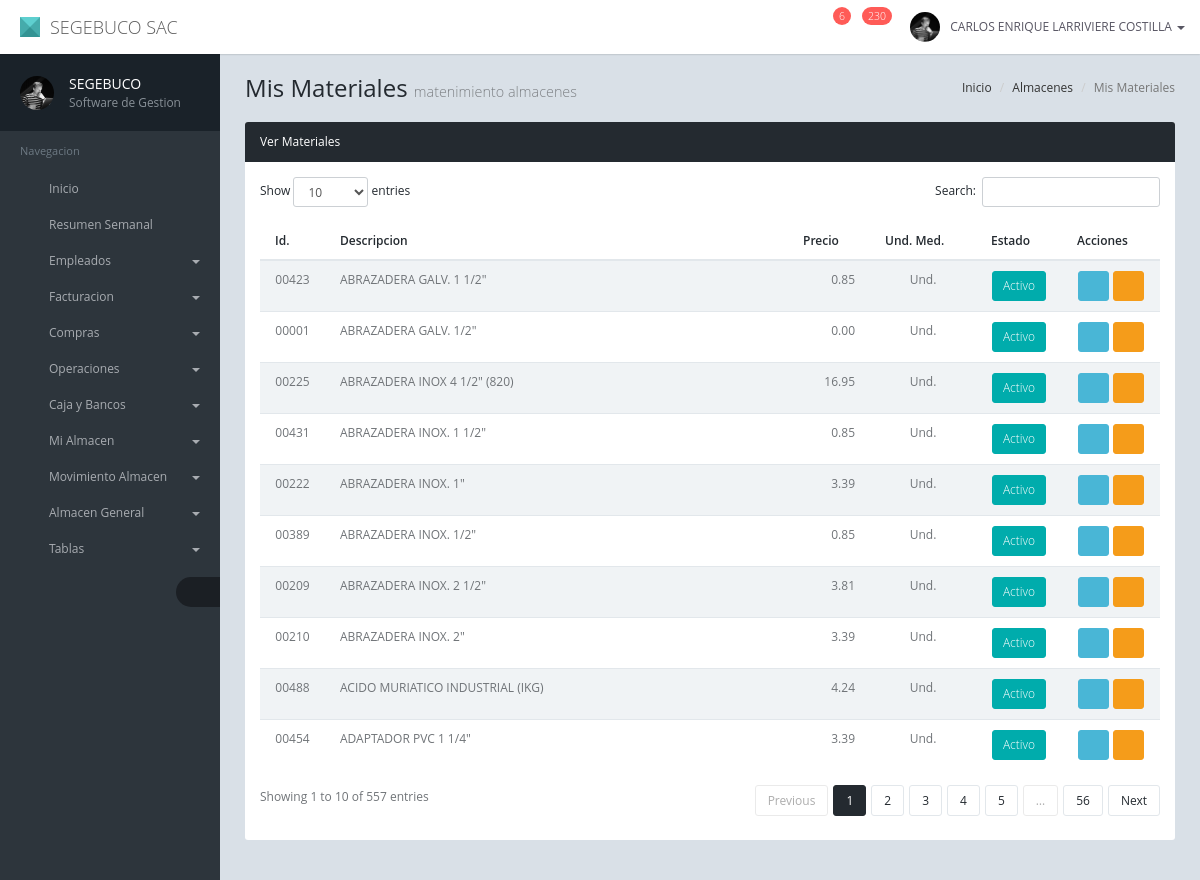
/intranet/old/ver_materiales.php (signed in), run on the app's committed database.
### tables this page shows
CREATE TABLE `colaborador` (
  `id` int(4) NOT NULL,
  `dni` char(8) NOT NULL,
  `nombres` varchar(45) NOT NULL,
  `ape_pat` varchar(45) NOT NULL,
  `ape_mat` varchar(45) NOT NULL,
  `direccion` varchar(150) NOT NULL,
  `email` varchar(150) NOT NULL,
  `fecha_nacimiento` date NOT NULL,
  `telefono1` char(10) NOT NULL,
  `telefono2` char(10) NOT NULL,
  `grado_estudios` int(2) NOT NULL,
  `profesion` varchar(150) NOT NULL,
  `cargo` int(4) NOT NULL,
  `categoria` int(1) NOT NULL,
  `jornal_dia` float(5,2) NOT NULL,
  `estado_civil` int(1) NOT NULL,
  `imagen` varchar(15) NOT NULL,
  `curriculum` varchar(20) NOT NULL,
  `archivo_dni` varchar(20) NOT NULL,
  `estado` char(1) NOT NULL
);

CREATE TABLE `material` (
  `idMaterial` int(11) NOT NULL,
  `descripcion` varchar(245) DEFAULT NULL,
  `precio_compra` double(11,5) DEFAULT NULL,
  `estado` char(1) DEFAULT NULL,
  `und_medida` int(2) NOT NULL,
  `id_clasificacion` int(2) NOT NULL,
  `imagen` char(25) DEFAULT NULL
);

### intranet/old/class/cl_empleado.php (called while the page is built, shortened)
<?php
include 'cl_conectar.php';
class cl_empleado {
    private $codigo;
    private $nombres;
    private $paterno;
    private $materno;
    function getNombres() {
        return $this->nombres;
    }
    function getPaterno() {
        return $this->paterno;
    }
    function getMaterno() {
        return $this->materno;
    }
    function setCodigo($codigo) {
        $this->codigo = $codigo;
    }
    function obtener_datos() {
        $existe = false;
        global $conn;
        $consulta = "select * from colaborador where id = '" . $this->codigo . "'";
        $respuesta = $conn->query($consulta);
        if ($respuesta->num_rows > 0) {
            while ($fila = $respuesta->fetch_assoc()) {
                $existe = true;
                $this->nombres = $fila['nombres'];
                $this->paterno = $fila['ape_pat'];
                $this->materno = $fila['ape_mat'];
                $this->materno = $fila['ape_mat'];
            }
        }
        return $existe;
    }
}

### intranet/old/class/cl_materiales.php (called while the page is built, shortened)
<?php
include ('cl_conectar.php');
class cl_materiales {
    function ver_materiales() {
        global $conn;
        $query = "select idmaterial, descripcion, precio_compra, estado, imagen, und_medida "
                . "from material";
        $resultado = $conn->query($query);
        $fila = $resultado->fetch_all(MYSQLI_ASSOC);
        return $fila;
    }
}

### intranet/old/class/cl_varios.php (called while the page is built, shortened)
<?php
class cl_varios {
    function zerofill($valor, $longitud) {
        $res = str_pad($valor, $longitud, '0', STR_PAD_LEFT);
        return $res;
    }
}

### intranet/old/ver_materiales.php (the view, shortened to what this page needs)
<?php
require 'class/cl_materiales.php';
require 'class/cl_varios.php';
$cl_material = new cl_materiales();
$cl_varios = new cl_varios();
?>
<!DOCTYPE html>
<html lang="es">
    <head>
        <link href="assets/plugins/jquery-ui/themes/base/minified/jquery-ui.min.css" rel="stylesheet" />
        <link href="assets/plugins/bootstrap/css/bootstrap.min.css" rel="stylesheet" />
        <link href="assets/plugins/font-awesome/css/font-awesome.min.css" rel="stylesheet" />
        <link href="assets/css/animate.min.css" rel="stylesheet" />
        <link href="assets/css/style.min.css" rel="stylesheet" />
        <link href="assets/css/style-responsive.min.css" rel="stylesheet" />
        <link href="assets/css/theme/default.css" rel="stylesheet" id="theme" />
        <link href="assets/plugins/DataTables/media/css/dataTables.bootstrap.min.css" rel="stylesheet" />
        <link href="assets/plugins/DataTables/extensions/Responsive/css/responsive.bootstrap.min.css" rel="stylesheet" />
    </head>
    <body>
        <div id="page-container" class="page-container fade page-sidebar-fixed page-header-fixed">
            <?php include 'includes/header.php'; ?>
            <?php include 'includes/sidebar.php'; ?>
            <div id="content" class="content">
                <ol class="breadcrumb pull-right">
                    <li><a href="javascript:;">Inicio</a></li>
                    <li><a href="javascript:;">Almacenes</a></li>
                    <li class="active">Mis Materiales</li>
                </ol>
                <h1 class="page-header">Mis Materiales <small>matenimiento almacenes</small></h1>
                <div class="row">
                    <div class="col-md-12">
                        <div class="panel panel-inverse">
                            <div class="panel-heading">
                                <h4 class="panel-title">Ver Materiales </h4>
                            </div>
                            <div class="panel-body">
                                <table id="tabla_empleados" class="table table-striped">
                                    <thead>
                                        <tr>
                                            <th>Id.</th>
                                            <th>Descripcion</th>
                                            <th>Precio</th>
                                            <th>Und. Med.</th>
                                            <th>Estado</th>
                                            <th>Acciones</th>
                                        </tr>
                                    </thead>
                                    <tbody>
                                        <?php
                                        $a_materiales = $cl_material->ver_materiales();
                                        foreach ($a_materiales as $value) {
                                            ?>
                                            <tr class="odd gradeX">
                                                <td class="text-center"><?php echo $cl_varios->zerofill($value['idmaterial'], 5);?></td>
                                                <td><?php echo $value['descripcion']?></td>
                                                <td class="text-right"><?php echo number_format($value['precio_compra'], 2, '.', ',')?></td>
                                                <td class="text-center">Und.</td>
                                                <td class="text-center"><span class="btn btn-success btn-sm">Activo</span></td>
                                                <td class="text-center">
                                                    <a target="_blank" href="mod_materiales.php?codigo=<?php echo $value['idmaterial']?>" class="btn btn-info btn-sm"><i class="fa fa-edit"></i></a>
                                                    <a href="del_materiales.php?codigo=<?php echo $value['idmaterial']?>" class="btn btn-warning btn-sm"><i class="fa fa-trash"></i></a>
                                                </td>
                                            </tr>
                                            <?php
                                        }
                                        ?>
                                    </tbody>
                                </table>
                            </div>
                        </div>
                    </div>
                </div>
            </div>
        </div>
    </body>
</html>

### intranet/old/includes/header.php (shortened to what this page needs)
<?php
require_once 'class/cl_almacen.php';
require_once 'class/cl_empleado.php';
$cl_uempleado = new cl_empleado();
$cl_uempleado->setCodigo($_SESSION["empleado"]);
$cl_uempleado->obtener_datos();
$a_cumpleanos = $_SESSION['cumpleanos'];
$a_notificacion = $_SESSION['notificaciones'];
?>
<div id="header" class="header navbar navbar-default navbar-fixed-top">
    <div class="container-fluid">
        <div class="navbar-header">
            <a href="index.php" class="navbar-brand"><span class="navbar-logo"></span> SEGEBUCO SAC</a>
        </div>
        <ul class="nav navbar-nav navbar-right">
            <li class="dropdown">
                <a href="javascript:;" data-toggle="dropdown" class="dropdown-toggle f-s-14">
                    <i class="fa fa-bell-o"></i>
                    <span class="label"><?php echo count($a_cumpleanos) ?></span>
                </a>
            </li>
            <li class="dropdown">
                <a href="javascript:;" data-toggle="dropdown" class="dropdown-toggle f-s-14">
                    <i class="fa fa-bell-o"></i>
                    <span class="label"><?php echo count($a_notificacion) ?></span>
                </a>
            </li>
            <li class="dropdown navbar-user">
                <a href="javascript:;" class="dropdown-toggle" data-toggle="dropdown">
                    <img src="assets/img/user-13.jpg" alt="" />
                    <span class="hidden-xs"><?php echo $cl_uempleado->getNombres() . ' ' . $cl_uempleado->getPaterno() . ' ' . $cl_uempleado->getMaterno() ?></span> <b class="caret"></b>
                </a>
            </li>
        </ul>
    </div>
</div>

### intranet/old/assets/css/theme/default.css (style rules this page uses)
.navbar-logo, .coming-soon .brand .logo, .login .login-header .brand .logo { border-color: #4DCACA #31A3A3 #1D8888; }

### data on the page
colaborador: nombres "CARLOS ENRIQUE", ape_pat "LARRIVIERE", ape_mat "COSTILLA"
material: idMaterial "00001", descripcion "ABRAZADERA GALV. 1/2\"", precio_compra "0.00"
material: idMaterial "00209", descripcion "ABRAZADERA INOX. 2 1/2\"", precio_compra "3.81"
material: idMaterial "00210", descripcion "ABRAZADERA INOX. 2\"", precio_compra "3.39"
material: idMaterial "00222", descripcion "ABRAZADERA INOX. 1\"", precio_compra "3.39"
material: idMaterial "00225", descripcion "ABRAZADERA INOX 4 1/2\" (820)", precio_compra "16.95"
material: idMaterial "00389", descripcion "ABRAZADERA INOX. 1/2\"", precio_compra "0.85"
material: idMaterial "00423", descripcion "ABRAZADERA GALV. 1 1/2\"", precio_compra "0.85"
material: idMaterial "00431", descripcion "ABRAZADERA INOX. 1 1/2\"", precio_compra "0.85"
material: idMaterial "00454", descripcion "ADAPTADOR PVC 1 1/4\"", precio_compra "3.39"
material: idMaterial "00488", descripcion "ACIDO MURIATICO INDUSTRIAL (IKG)", precio_compra "4.24"

### other printed values
count($a_cumpleanos) "6"
count($a_notificacion) "230"
